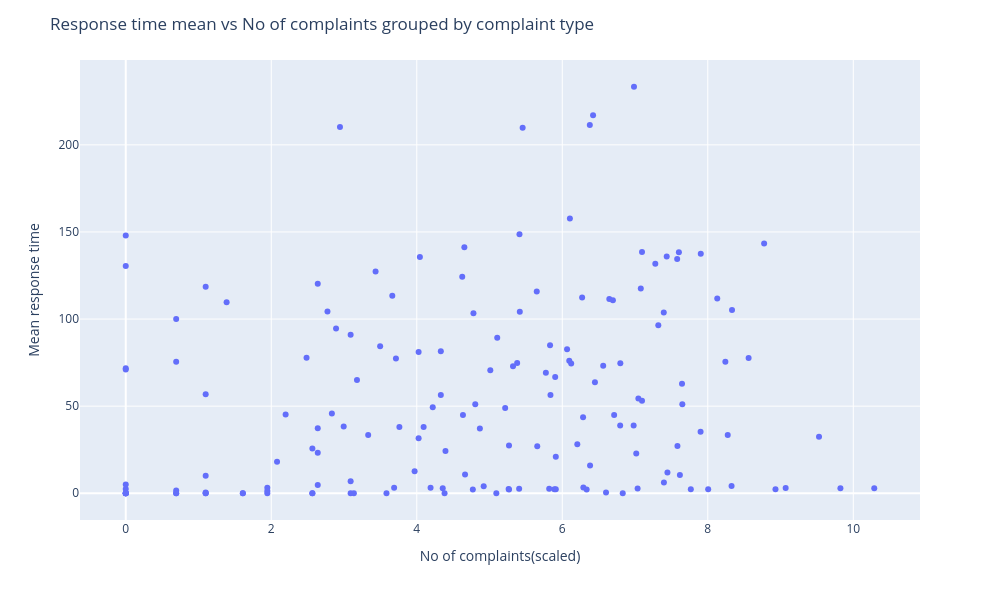

Write notebook code for a chart like this one.
### Code cell
%matplotlib widget
fig = px.scatter(
    x=np.log(df.complaint_type.value_counts()[index]),
    y=ts,
    hover_name=ts.index,
    hover_data = [df.complaint_type.value_counts()[index]]
)

fig.update_layout(
    title='Response time mean vs No of complaints grouped by complaint type',
    xaxis_title = 'No of complaints(scaled)',
    yaxis_title = 'Mean response time',
    width=1000,
    height=600
)

fig.show()

### Figure 1 — Plotly figure (JSON) as saved in the notebook; plotly's stock layout.template omitted (floating-point values rounded to 4 significant figures; data arrays with more than 128 entries replaced by an {"elided": "..."} marker saying what was removed)
{"data": [{"customdata": {"elided": "158x1 int values"}, "hovertemplate": "<b>%{hovertext}</b><br><br>x=%{x}<br>y=%{y}<br>hover_data_0=%{customdata[0]}<extra></extra>", "hovertext": {"elided": "158 str values"}, "legendgroup": "", "marker": {"color": "#636efa", "symbol": "circle"}, "mode": "markers", "name": "", "orientation": "v", "showlegend": false, "type": "scatter", "x": {"elided": "158 float values"}, "xaxis": "x", "y": {"elided": "158 float values"}, "yaxis": "y"}], "layout": {"height": 600, "legend": {"tracegroupgap": 0}, "margin": {"t": 60}, "title": {"text": "Response time mean vs No of complaints grouped by complaint type"}, "width": 1000, "xaxis": {"anchor": "y", "domain": [0, 1], "title": {"text": "No of complaints(scaled)"}}, "yaxis": {"anchor": "x", "domain": [0, 1], "title": {"text": "Mean response time"}}}}
